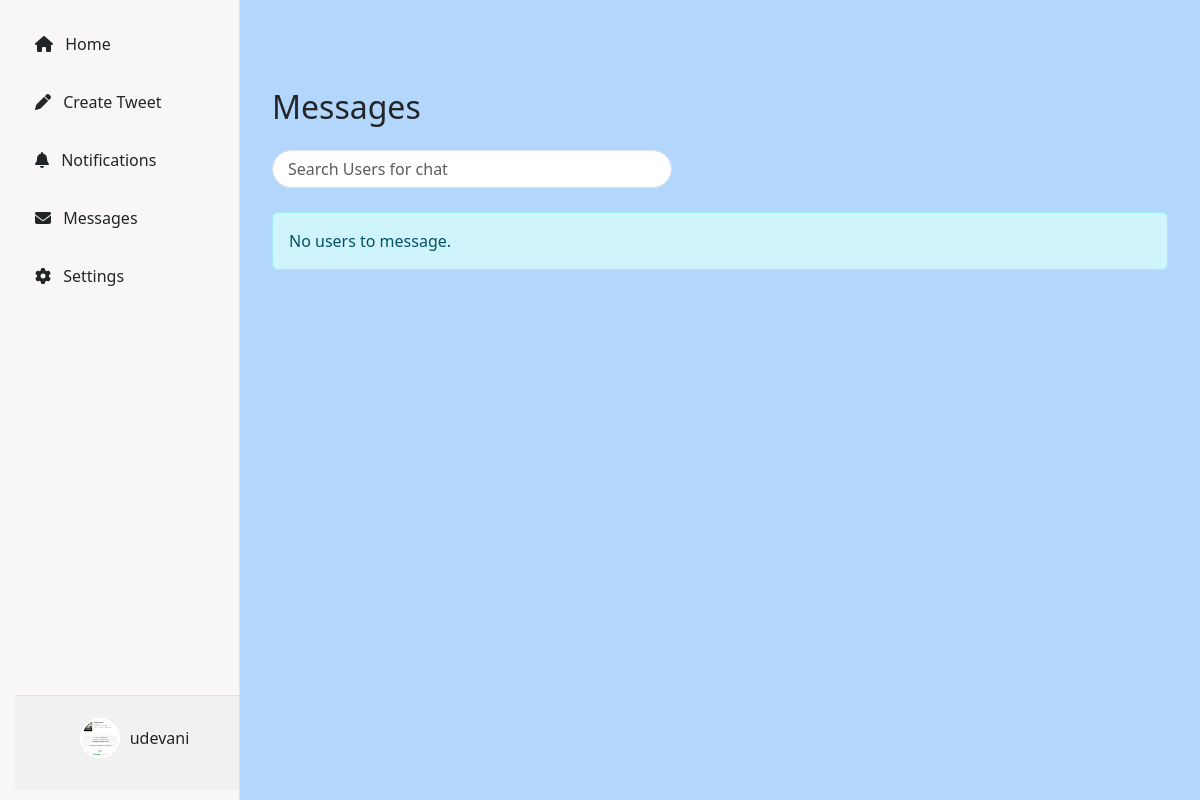
The page /messages/ (signed in) on the database as committed earlier.
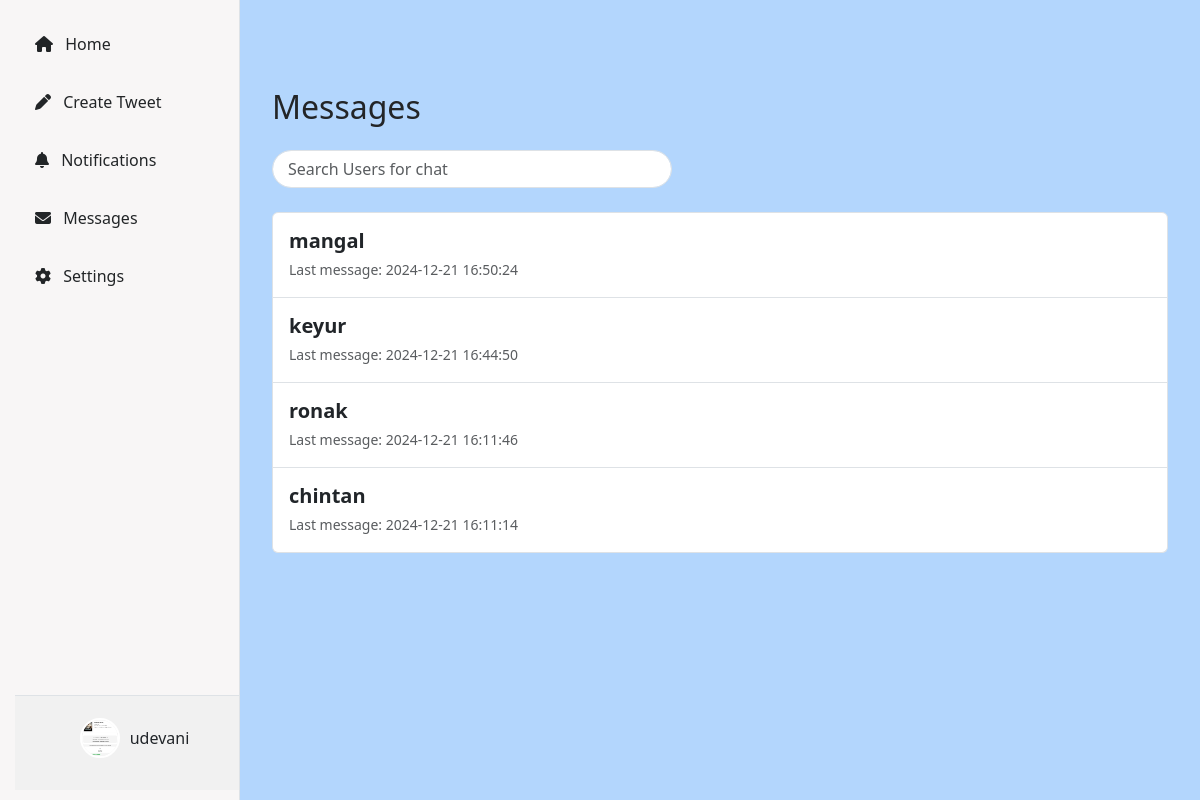
The same page on the database as committed later.
### tweet/models.py (models this page shows, shortened)
class CustomUser(AbstractUser):
    email = models.EmailField(unique=True)
    phone_number = models.CharField(max_length=100, default='', blank=True)
    user_bio = models.CharField(max_length=150, default='', blank=True)
    user_profile_image = models.ImageField(upload_to="profile/", default='default_profile.png')
    followers = models.ManyToManyField('self', symmetrical=False, related_name="following", blank=True)
    REQUIRED_FIELDS = ['email']
    USERNAME_FIELD = 'username'

### tweet/views.py (the view)
# urls.py: path('messages/', views.messages_page, name='messages_page'),
@login_required
def messages_page(request):
    logged_user = request.user
    users_interacted = User.objects.exclude(id=logged_user.id).filter(
        Q(sent_messages__recipient=logged_user) | Q(received_messages__sender=logged_user)
    ).distinct()
    latest_message_time = Message.objects.filter(
        Q(sender=OuterRef('pk'), recipient=logged_user) | Q(sender=logged_user, recipient=OuterRef('pk'))
    ).order_by('-created_at').values('created_at')[:1]
    users_with_last_message = users_interacted.annotate(
        last_message_time=Subquery(latest_message_time)
    ).order_by('-last_message_time')  # Sort by the most recent message timestamp
    return render(request, 'messages_page.html', {
        'users': users_with_last_message
    })

### tweet/templates/messages_page.html (shortened to what this page needs)
{% extends "layout.html" %}
{% load static %}
{% block content %}
<div class="container mt-5">
    <h2 class="mb-4">Messages</h2>
    <div class="position-relative mb-4" style="max-width: 400px;">
        <input
            type="text"
            id="search-input"
            class="form-control rounded-pill"
            placeholder="Search Users for chat"
            aria-label="Search"
            autocomplete="off"
        >
    </div>
    {% if users %}
        <ul class="list-group">
            {% for user in users %}
                <li
                    class="list-group-item d-flex justify-content-between align-items-center p-3"
                    style="cursor: pointer; transition: background-color 0.3s ease;"
                    onclick="window.location.href='{% url 'get_messages' user.id %}'">
                    <div>
                        <h5 class="mb-1" style="font-weight: 600;">{{ user.username }}</h5>
                        <small class="text-muted">
                            {% if user.last_message_time %}
                                Last message: {{ user.last_message_time|date:"Y-m-d H:i:s" }}
                            {% else %}
                                <em>No messages yet</em>
                            {% endif %}
                        </small>
                    </div>
                </li>
            {% endfor %}
        </ul>
    {% else %}
        <div class="alert alert-info mt-4" role="alert">
            No users to message.
        </div>
    {% endif %}
</div>
{% endblock %}

Rows that differ between the two databases and show on the page:
now on this page (row unchanged): CustomUser: username "mangal", last_message_time "2024-12-21 16:50:24"
now on this page (row edited): CustomUser: username "keyur", last_message_time "2024-12-21 16:44:50"
now on this page (row edited): CustomUser: username "ronak", last_message_time "2024-12-21 16:11:46"
now on this page (row edited): CustomUser: username "chintan", last_message_time "2024-12-21 16:11:14"
Other text that changed with them:
text no longer shown: "No users to message."
